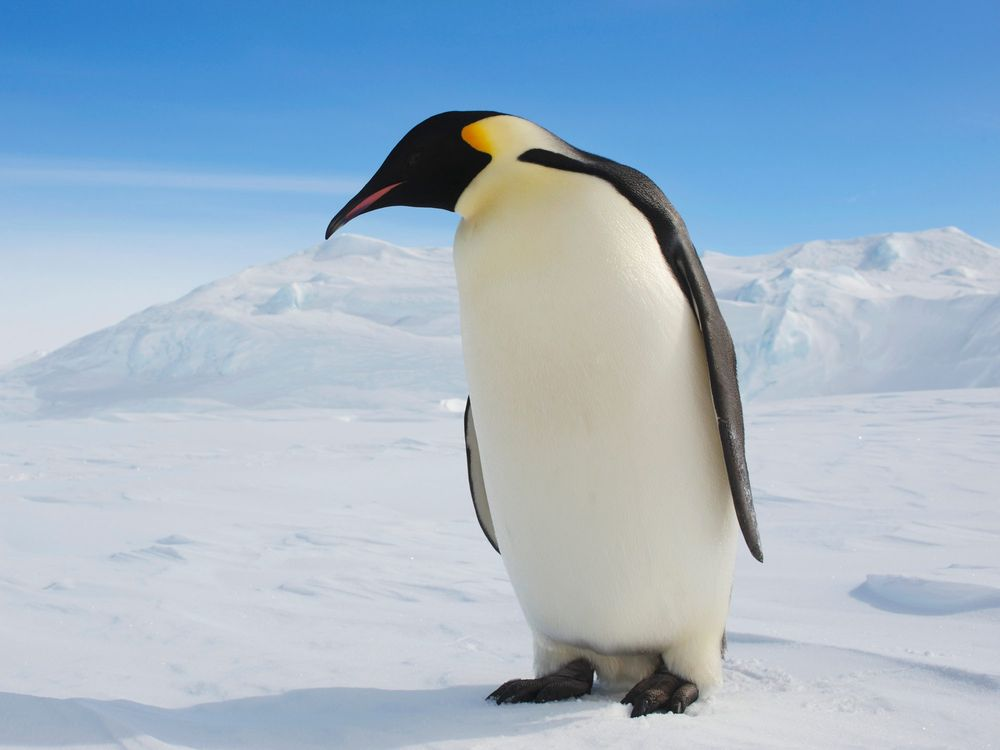
#> input picture DataVisualisation/pengunins.jpg, 1000 x 750 px
$ jupyter execute 'opencv and face detection.ipynb'
#> lines starting #> are read from the running program, lines starting #| are printed output that depends on the picture
[cell 1]
import cv2
img = cv2.imread("pengunins.jpg",1)
#> img is the input picture: shape (750, 1000, 3); mean B, G, R 200.6, 181.2, 159.7
#print(img)
print(img.shape)
#| (750, 1000, 3)

resized = cv2.resize(img,(600,600))
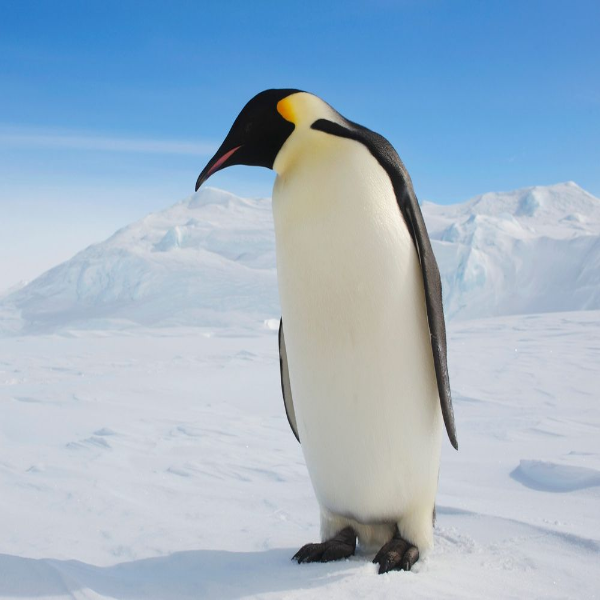
#> resized: shape (600, 600, 3); mean B, G, R 200.5, 181.1, 159.6
print(resized.shape)
#| (600, 600, 3)

resize_img = cv2.resize(img, (int(img.shape[1]*2),int(img.shape[0]*2)))
resize_img.shape
#> Out = (1500, 2000, 3)

[cell 2]
face_cascade = cv2.CascadeClassifier("haarcascade_frontalface_default.xml")
img = cv2.imread("object.jpg")
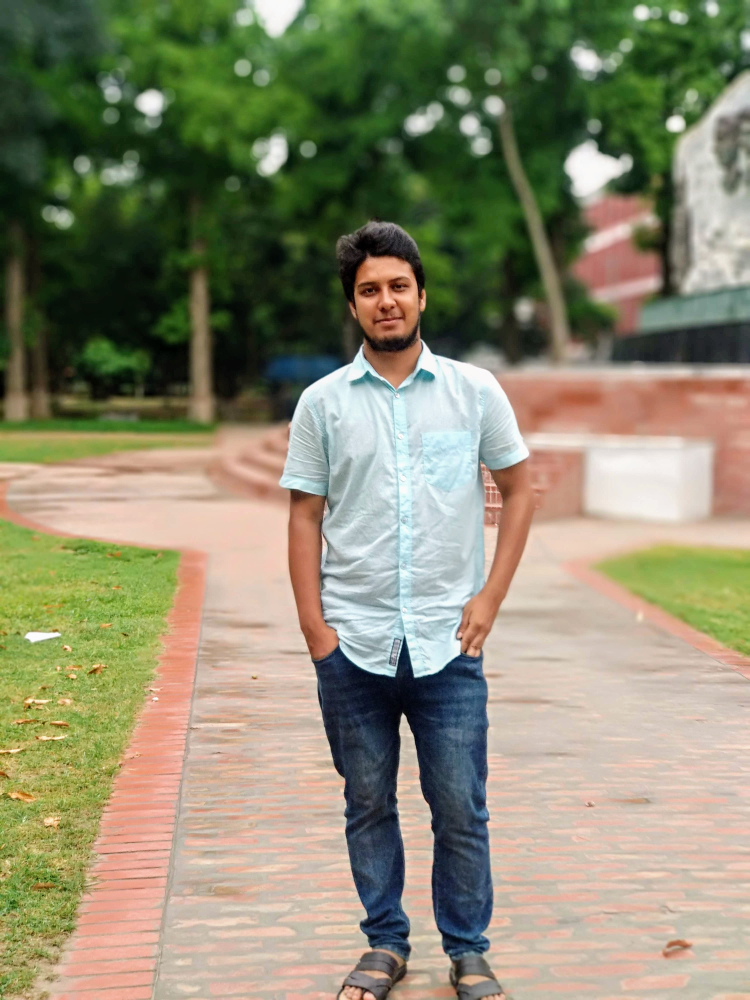
#> input picture DataVisualisation/object.jpg, 3000 x 4000 px (shown at 1/4 size)
#> img is the input picture: shape (4000, 3000, 3); mean B, G, R 111.7, 137.8, 139.9
resized = cv2.resize(img,(1000,1000))
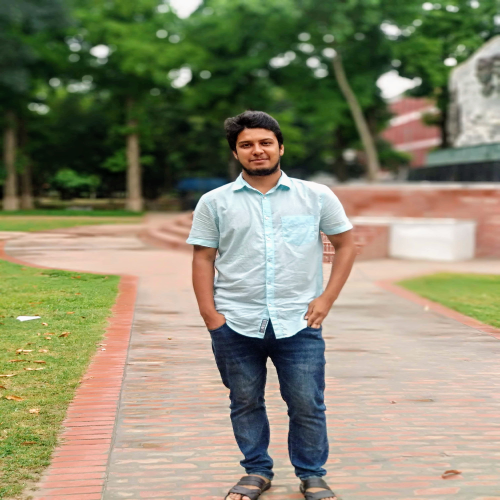
#> resized: shape (1000, 1000, 3) (shown at 1/2 size); mean B, G, R 111.9, 138, 140.1
gray_img = cv2.cvtColor(resized,cv2.COLOR_BGR2GRAY)
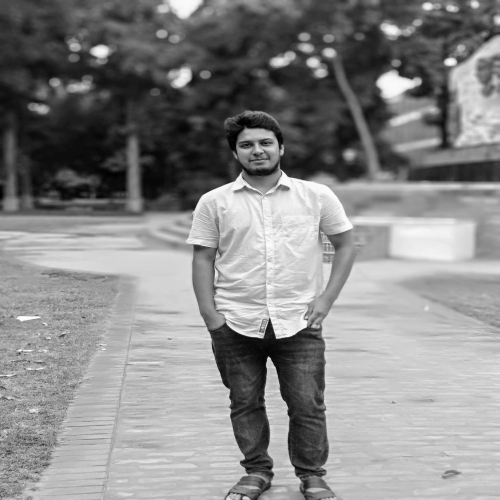
#> gray_img: shape (1000, 1000) (shown at 1/2 size); min 0, max 253, mean 135.6
faces = face_cascade.detectMultiScale(gray_img,scaleFactor =1.05,minNeighbors=5)
#> faces = [[470, 252, 92, 92]]
#print(faces)
for x,y,w,h in faces:
    img=cv2.rectangle(resized,(x,y),(x+w,y+h),(0,255,0),3)
#> this loop made 1 pass
cv2.imshow("Gray",img)
cv2.waitKey(10000)
cv2.destroyAllWindows()
